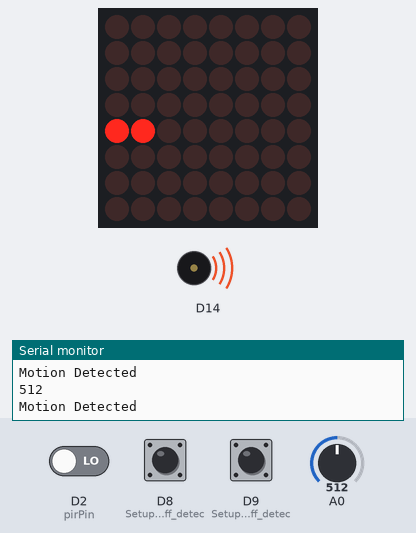
A sketch run on a simulated Arduino MKR. Parts: 8×8 LED matrix, buzzer (waves = sounding), the last lines printed to the serial monitor. Inputs (shaded band) come from the test bench; at power-on: A0 = 512, D8 (Setup_for_leads_off_detec) LOW, D9 (Setup_for_leads_off_detec) LOW, D2 (pirPin) LOW. WiFi joins after 1.5 s; servers stay silent unless stated.

Above: at 17.7 s.
17.8 s: A0 set to 0
At 18.8 s:
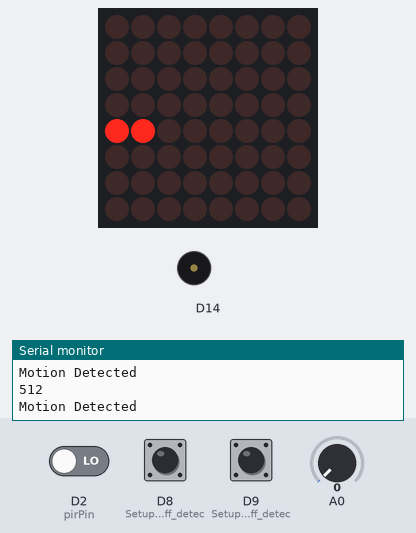
19.6 s: A0 set to 18
At 22.2 s:
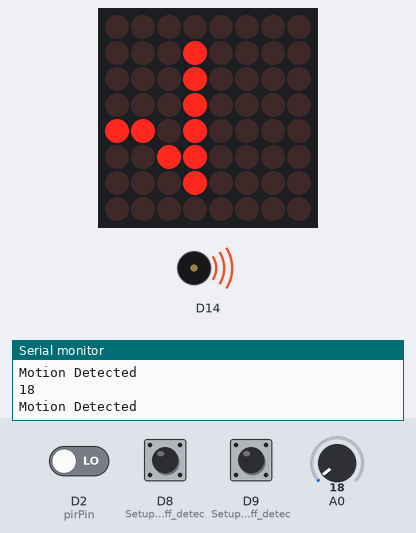
22.3 s: D8 (Setup_for_leads_off_detec) pulled HIGH for 0.15 s
At 25.0 s:
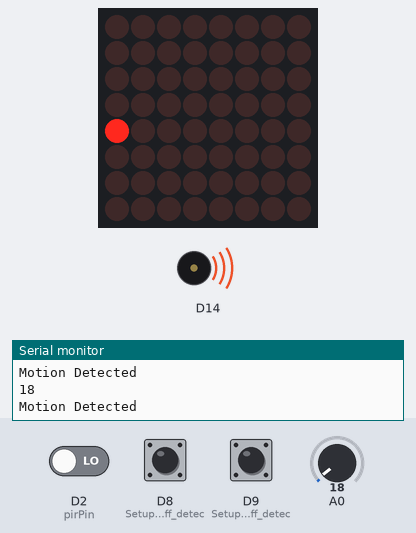
25.1 s: D9 (Setup_for_leads_off_detec) pulled HIGH for 3.2 s
At 29.08 s:
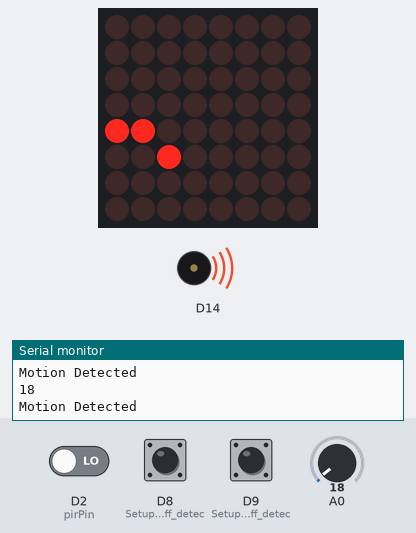
29.9 s: D2 (pirPin) driven HIGH
At 31.1 s:
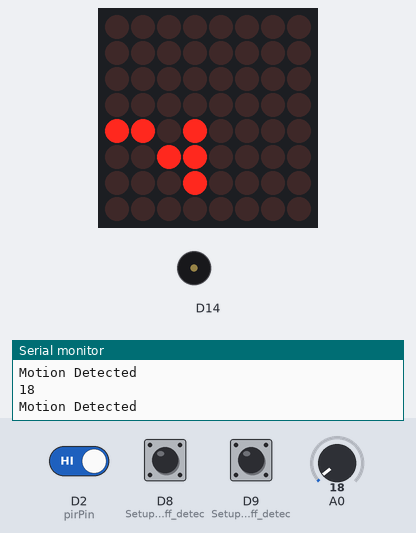
32.0 s: D2 (pirPin) driven LOW
At 32.5 s:
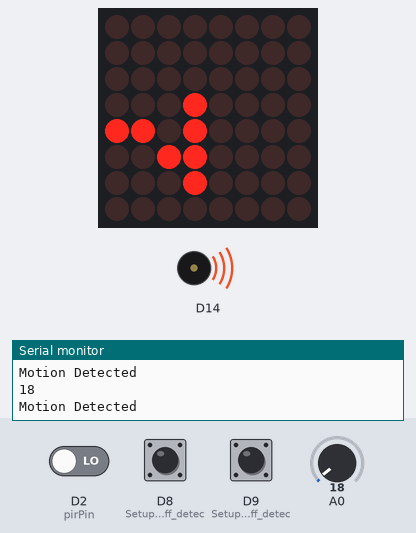
Timing chart, 0 to 35.0 s (numbered marks = the images above; inputs shaded):
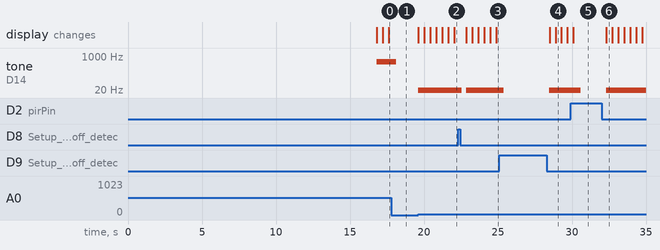

The sketch:

ubicomp-coursework.ino
```cpp
#include <LedControl.h>
#include <Wire.h>
#include "ThingSpeak.h"
#include <SPI.h>
#include <WiFi101.h>

WiFiClient client;
char ssid[] = "PetersPhone"; //  your network SSID (name)
char pass[] = "00000000";   //  the network password

// Add yourThingSpeak channel information here
unsigned long myChannelNumber = 928770;
const char * myWriteAPIKey = "AXU7PDC2DAXHAZSX";

const int DIN_PIN = 12;
const int CS_PIN = 11;
const int CLK_PIN = 10;
int pirPin = 2;
int motionDetected = 0;
int iDisplayFrame = 0;

const uint64_t IMAGES[] = {
  0x0000000000000000,
  0x0000000100000000,
  0x0000000300000000,
  0x0000040300000000,
  0x0008040300000000,
  0x00080c0300000000,
  0x00080c0b00000000,
  0x00080c0b08000000,
  0x00080c0b08080000,
  0x00080c0b08080800,
  0x00080c0b08180800,
  0x00080c0b28180800,
  0x00080c4b28180800,
  0x00080ccb28180800
};

const int IMAGES_LEN = sizeof(IMAGES)/8;

LedControl display = LedControl(DIN_PIN, CLK_PIN, CS_PIN);

void setup() {
  // initialize the serial communication:
  Serial.begin(9600);

  // Initialise the ThingSpeak library
  ThingSpeak.begin(client);

  // Connects to the WiFi
  WiFi.begin(ssid, pass);
  delay(15000);   // Waits 15 seconds to confirm connection and finish calibrating the motion sensor

  // Print WiFi strength information
  printCurrentNet();

  pinMode(8, INPUT); // Setup for leads off detection LO +
  pinMode(9, INPUT); // Setup for leads off detection LO -
  display.clearDisplay(0);
  display.shutdown(0, false);
  display.setIntensity(0, 10);
  // In this example we have connected the
  // PIR Motion Sensor to digital pin 2
  pinMode(pirPin, INPUT_PULLUP);
}

void loop() {

  int pirValue = digitalRead(pirPin);

    if (pirValue == LOW) {
      motionDetected = 1;
      int frequency = analogRead(A0);

      // Write the value of 'motionDetected' to ThingSpeak (0 or 1)
      ThingSpeak.setField(1, motionDetected);
      ThingSpeak.setField(2, frequency);
      ThingSpeak.writeFields(myChannelNumber, myWriteAPIKey);

      if((digitalRead(8) == 1)||(digitalRead(9) == 1)) {
        Serial.println('!');
      } else {
        //send the value of analog input 0:
        if(analogRead(A0) > 1) {
          Serial.println(analogRead(A0));
          tone(14, analogRead(A0), 500);
          //If the value in digital pin 2 is LOW
          //something triggered the motion sensor
          Serial.println("Motion Detected");

          displayImage(IMAGES[iDisplayFrame]);

            if (++iDisplayFrame >= IMAGES_LEN ) {
              iDisplayFrame = 0;
            }

        }
      }


    //Wait for a bit to keep serial data from saturating
    delay(100);
  }
}

void displayImage(uint64_t image) {
  for (int i = 0; i < 8; i++) {
    byte row = (image >> i * 8) & 0xFF;
    for (int j = 0; j < 8; j++) {
      display.setLed(0, i, j, bitRead(row, j));
    }
  }
}

void printCurrentNet() {
  // Print the WiFi signal strength:
  long rssi = WiFi.RSSI();
  Serial.print("Signal strength (RSSI): ");
  Serial.print(rssi);
  Serial.println(" dBm");
}
```

Measured:
- after the input at 17.8 s, tone on D14: 512 Hz → silent after 0.31 s
- after the input at 19.6 s, tone on D14: silent → 18 Hz at once; the display: first changes at once (image 2 shows a later state)
- after the input at 22.3 s, tone on D14: 18 Hz → silent after 0.24 s, → 18 Hz 0.30 s later
- after the input at 25.1 s, tone on D14: 18 Hz → silent after 0.27 s, → 18 Hz 3.1 s later
- after the input at 29.9 s, tone on D14: 18 Hz → silent after 0.70 s
- after the input at 32.0 s, tone on D14: silent → 18 Hz after 0.30 s; the display: changes after 0.31 s (image 6)
- what the display in image 4 shows lasts 0.4 s, from 28.9 s to 29.3 s
